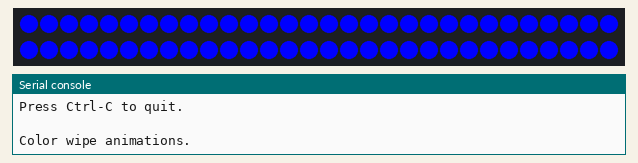
This program was run on a simulated BBC micro:bit running MicroPython. Parts: 60 RGB LEDs in strip order, left to right, continuing on the next row, the last lines printed to the serial console. Dim RGB values are drawn brighter than linear.

Above: at 9.4 s.
At 15.1 s:
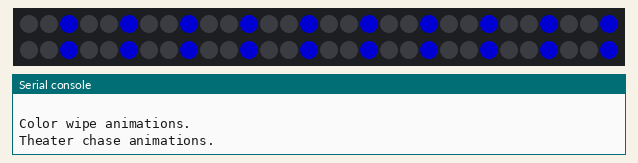
At 21.45 s:
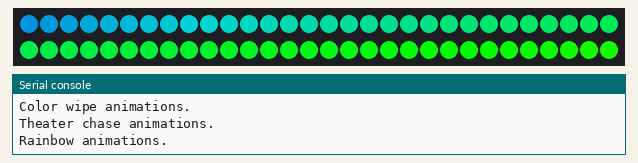
At 27.28 s:
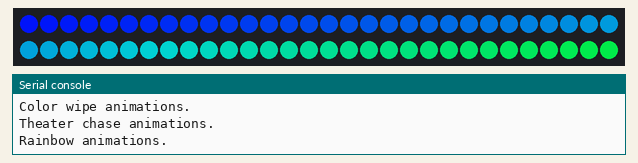
At 33.41 s:
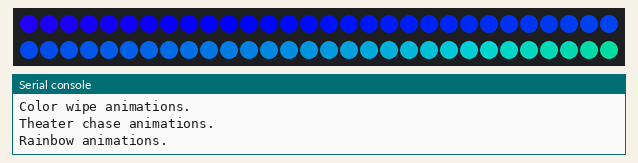
At 39.66 s:
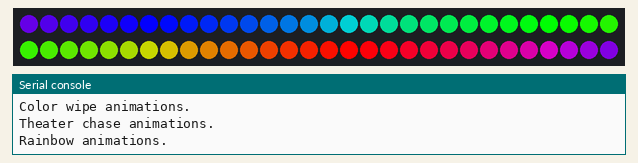

Measured:
- what the display in image 0 shows lasts 1.1 s, from 9.3 s to 10.4 s

The program:

pixels.py
```python
# (licence header left out)
from microbit import pin1, sleep
import neopixel
from random import randint
from utime import sleep_ms

_NUMBER_OF_PIXELS = 60

class GroveNeopixels:
    def __init__(self, pin):
        self._np = neopixel.NeoPixel(pin, _NUMBER_OF_PIXELS)
        self._np.clear()

    def color_wipe(self, red, green, blue, wait = 50):
        for i in range(_NUMBER_OF_PIXELS):
            self._np[i] = (red, green, blue)
            self._np.show()
            sleep_ms(wait)

    def theater_chase(self, red, green, blue, wait = 50, iterations = 10):
        for j in range(iterations):
            for q in range(3):
                for i in range(0, _NUMBER_OF_PIXELS, 3):
                    self._np[i + q] = (red, green, blue)
                self._np.show()
                sleep_ms(wait)
                for i in range(0, _NUMBER_OF_PIXELS, 3):
                    self._np[i + q] = (0, 0, 0)

    def rainbow(self, wait = 20, iterations = 1):
        for j in range(256 * iterations):
            for i in range(_NUMBER_OF_PIXELS):
                self._np[i] = self._wheel((i + j) & 255)
            self._np.show()
            sleep_ms(wait)

    def rainbow_cycle(self, wait = 20, iterations = 5):
        for j in range(256 * iterations):
            for i in range(_NUMBER_OF_PIXELS):
                self._np[i] = self._wheel((int(i * 256 / _NUMBER_OF_PIXELS) + j) & 255)
            self._np.show()
            sleep_ms(wait)

    def theater_chase_rainbow(self, wait = 50):
        for j in range(256):
            for q in range(3):
                for i in range(0, _NUMBER_OF_PIXELS, 3):
                    self._np[i + q] = self._wheel(((i+j) % 255))
                self._np.show()
                sleep_ms(wait)
                for i in range(0, _NUMBER_OF_PIXELS, 3):
                    self._np[i + q] = (0, 0, 0)

    def clear(self):
        self._np.clear()

    def _wheel(self, pos):
        if pos < 85:
            return (pos * 3, 255 - pos * 3, 0)
        elif pos < 170:
            pos -= 85
            return (255 - pos * 3, 0, pos * 3)
        else:
            pos -= 170
            return (0, pos * 3, 255 - pos * 3)

def demo():
    lights = GroveNeopixels(pin1)

    print('Press Ctrl-C to quit.')
    print('')

    while True:
        print ('Color wipe animations.')
        lights.color_wipe(255, 0, 0)  # Red wipe
        lights.color_wipe(0, 255, 0)  # Blue wipe
        lights.color_wipe(0, 0, 255)  # Green wipe
        sleep(1000)
        lights.clear()

        print ('Theater chase animations.')
        lights.theater_chase(127, 127, 127)  # White theater chase
        lights.theater_chase(127,   0,   0)  # Red theater chase
        lights.theater_chase(  0,   0, 127)  # Blue theater chase
        sleep(1000)
        lights.clear()

        print ('Rainbow animations.')
        lights.rainbow(20, 3)
        lights.rainbow_cycle()
        lights.theater_chase_rainbow()

if __name__ == '__main__':
    demo()
```
